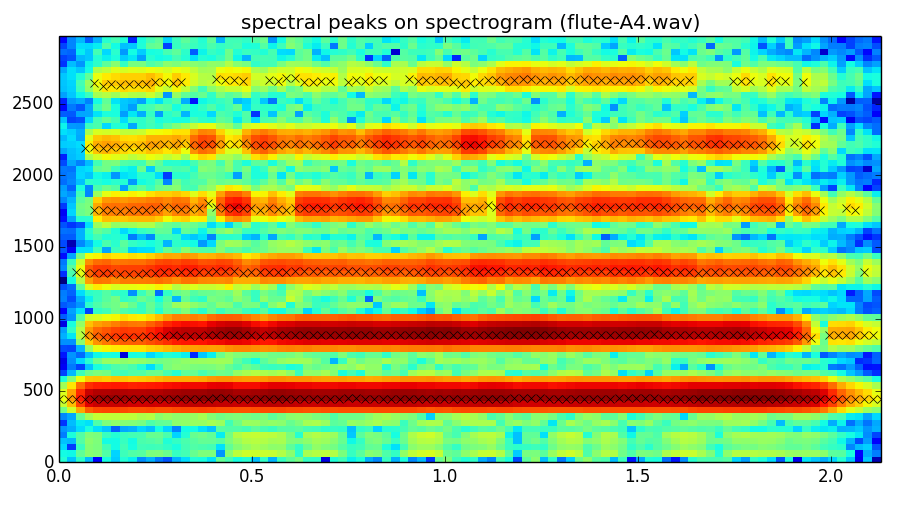

Source code (Python):
import numpy as np
import matplotlib.pyplot as plt
from scipy.signal import hamming, hanning, triang, blackmanharris, resample
import math
import sys, os, time

sys.path.append(os.path.join(os.path.dirname(os.path.realpath(__file__)), '../../../software/models/'))

import stftAnal, sineModelAnal
import smsWavplayer as wp


(fs, x) = wp.wavread(os.path.join(os.path.dirname(os.path.realpath(__file__)), '../../../sounds/flute-A4.wav'))
w = np.hamming(601)
N = 1024
H = 1000
t = -60
mX, pX = stftAnal.stftAnal(x, fs, w, N, H)
ploc, pmag, pphase = sineModelAnal.sineModelAnal(x, fs, w, N, H, t)

maxplotbin = int(N*3000.0/fs)
numFrames = int(mX[:,0].size)
frmTime = H*np.arange(numFrames)/float(fs)                             
binFreq = np.arange(maxplotbin+1)*float(fs)/N                         
plt.pcolormesh(frmTime, binFreq, np.transpose(mX[:,:maxplotbin+1]))
plt.autoscale(tight=True)
  
peaks = ploc*np.less(ploc,maxplotbin)*float(fs)/N
peaks[peaks==0] = np.nan
numFrames = int(ploc[:,0].size)
plt.plot(frmTime, peaks, 'x', color='k')
plt.autoscale(tight=True)
plt.title('spectral peaks on spectrogram (flute-A4.wav)')
plt.show()
